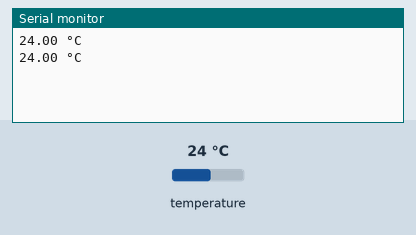
Recording of a sketch running on a simulated Arduino Uno, built with avr-gcc and run on an emulated ATmega328P. Parts: the last lines printed to the serial monitor. The inputs (shaded band) are chosen by the test bench; at power-on: temperature 24 °C.

Above: at 3.3 s.
3.4 s: temperature set to 12 °C
At 5.1 s:
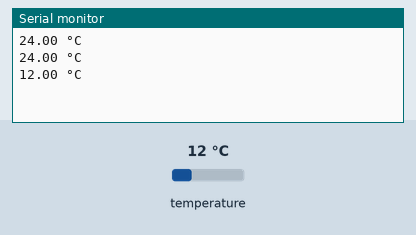
5.9 s: temperature set to 19 °C
At 6.7 s:
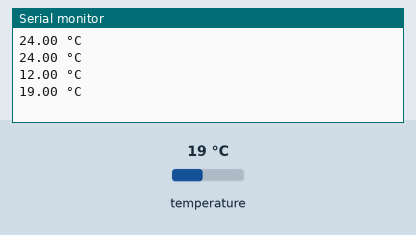
Timing chart, 0 to 8.9 s (numbered marks = the images above; inputs shaded):
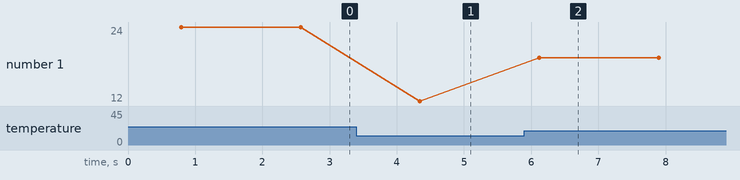

Measured:
- after the input at 3.4 s, the serial monitor: prints a new line after 0.94 s (image 1)
- after the input at 5.9 s, the serial monitor: prints a new line after 0.22 s (image 2)
- plotted number 1: 24 → 12 after the input at 3.4 s, 12 → 19 after the input at 5.9 s

The sketch:

redes.ino
```cpp
#include <SoftwareSerial.h>
#include <OneWire.h>
#include <DallasTemperature.h>

#define ONE_WIRE_BUS 2

OneWire oneWire(ONE_WIRE_BUS);
DallasTemperature sensors(&oneWire);

SoftwareSerial BTSerial(10, 11); // RX, TX

void setup() {
  Serial.begin(9600);
  BTSerial.begin(9600);
  sensors.begin();
}

void loop() {
  sensors.requestTemperatures();
  float temperatureC = sensors.getTempCByIndex(0);

  String data = String(temperatureC) + " °C";

  // Envía los datos por Bluetooth
  BTSerial.println(data);

  // Muestra los datos en el Serial Monitor
  Serial.println(data);

  delay(1000);
}
```
